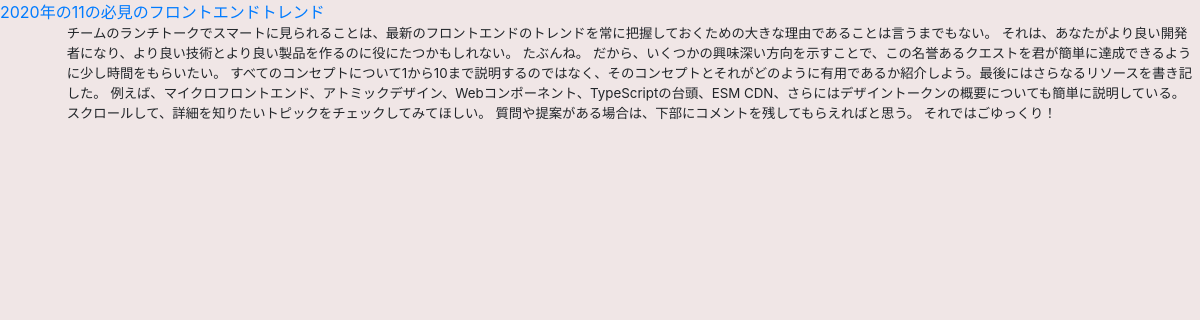
Page /scraper/2/ on the committed database.
### scraper/models.py (models this page shows, shortened)
class Article(models.Model):
    title = models.CharField(max_length=50)
    src = models.URLField()
    content = models.TextField(blank=True)
    updated_at = models.DateTimeField(auto_now_add=True)

### scraper/views.py (the view)
# urls.py: path('<int:pk>/', ArticleDetailView.as_view()),
class ArticleDetailView(DetailView):
    model = Article
    template_name = "scraper/article_detail.html"
    context_object_name = 'article'

### templates/scraper/article_detail.html (shortened to what this page needs)
{% extends "scraper/base.html" %} {% load static %} {% block content %}
<a href="{{article.src}}">{{article.title}}</a>
<div class="detail">
    <p>{{article.content}}</p>
</div>
{% endblock content %}

### static/scraper/css/style.css (style rules this page uses)
body { background-color: rgba(240, 229, 229, 0.945); }
div.detail { font-size: smaller; padding-left: 5em; }

### rows in the picture
Article: title "2020年の11の必見のフロントエンドトレンド", content "チームのランチトークでスマートに見られることは、最新のフロントエンドのトレンドを常に把握しておくための大きな理由であることは言うまでもない。 それは、あなたがより良い開発者になり、より良い技術とより良い製品を作るのに役にたつかもしれない。 たぶんね。 だから、いくつかの興味深い方向を示すことで、この名誉あるクエストを君が簡単に達成できるように少し時間をもらいたい。 すべてのコンセプトについて1から10まで説明するのではなく、そのコンセプトとそれがどのように有用であるか紹介しよう。最後にはさらなるリソースを書き記した。 例えば、マイクロフロントエンド、アトミックデザイン、Webコンポーネント、TypeScriptの台頭、ESM CDN、さらにはデザイントークンの概要についても簡単に説明している。 スクロールして、詳細を知りたいトピックをチェックしてみてほしい。 質問や提案がある場合は、下部にコメントを残してもらえればと思う。 それではごゆっくり！"
